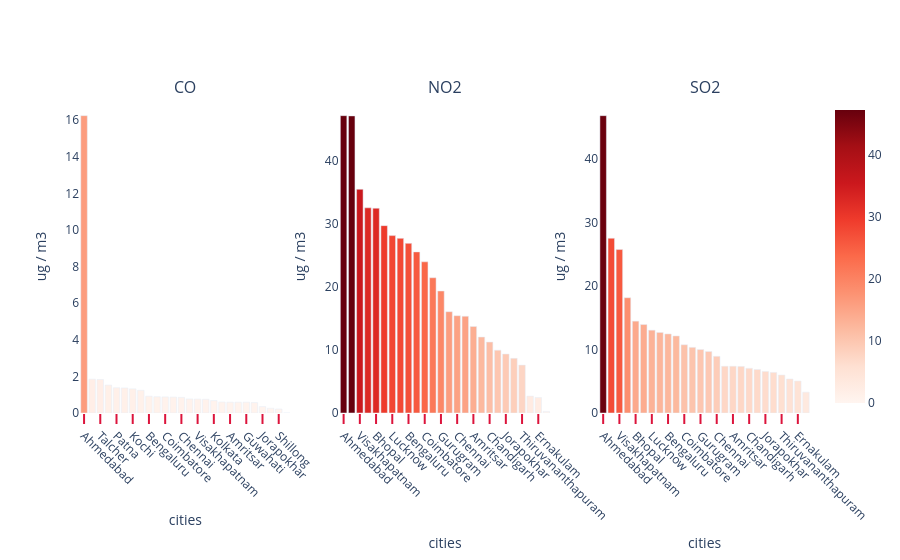

Here is the notebook cell this chart was saved with:
### Code cell
x4= city_day[['CO','City']].groupby(["City"]).median().sort_values(by='CO',ascending=False).reset_index()
x5 = city_day[['NO2','City']].groupby(["City"]).median().sort_values(by='NO2',ascending=False).reset_index()
x6 = city_day[['SO2','City']].groupby(["City"]).median().sort_values(by='SO2',ascending=False).reset_index()


from plotly.subplots import make_subplots
fig = make_subplots(
    rows=1, cols=3,
    subplot_titles=("CO","NO2",'SO2'))

fig.add_trace(go.Bar( y=x4['CO'], x=x4["City"],  
                     marker=dict(color=x4['CO'], coloraxis="coloraxis")),
              1, 1)


fig.add_trace(go.Bar( y=x5['NO2'], x=x5["City"],  
                     marker=dict(color=x5['NO2'], coloraxis="coloraxis")),
              1, 2)

fig.add_trace(go.Bar( y=x6['SO2'], x=x5["City"],  
                     marker=dict(color=x6['SO2'], coloraxis="coloraxis")),
              1, 3)
fig.update_layout(coloraxis=dict(colorscale='reds'), showlegend=False,plot_bgcolor='white')
fig.update_xaxes(ticks="outside", tickwidth=2,tickangle=45, tickcolor='crimson', ticklen=10,title_text="cities")
fig.update_yaxes(title_text="ug / m3", row=1, col=1)
fig.update_yaxes(title_text="ug / m3", row=1, col=2)
fig.update_yaxes(title_text="ug / m3", row=1, col=3)
fig.show()

### Figure 1 — Plotly figure (JSON) as saved in the notebook; plotly's stock layout.template omitted (floating-point values rounded to 4 significant figures)
{"data": [{"marker": {"color": [16.24, 1.85, 1.83, 1.525, 1.38, 1.37, 1.32, 1.24, 0.92, 0.89, 0.88, 0.87, 0.855, 0.77, 0.76, 0.75, 0.68, 0.6, 0.59, 0.59, 0.59, 0.57, 0.35, 0.26, 0.22, 0], "coloraxis": "coloraxis"}, "type": "bar", "x": ["Ahmedabad", "Brajrajnagar", "Talcher", "Ernakulam", "Patna", "Lucknow", "Kochi", "Delhi", "Bengaluru", "Thiruvananthapuram", "Coimbatore", "Bhopal", "Chennai", "Jaipur", "Visakhapatnam", "Gurugram", "Kolkata", "Chandigarh", "Amritsar", "Amaravati", "Guwahati", "Hyderabad", "Jorapokhar", "Aizawl", "Shillong", "Mumbai"], "xaxis": "x", "y": [16.24, 1.85, 1.83, 1.525, 1.38, 1.37, 1.32, 1.24, 0.92, 0.89, 0.88, 0.87, 0.855, 0.77, 0.76, 0.75, 0.68, 0.6, 0.59, 0.59, 0.59, 0.57, 0.35, 0.26, 0.22, 0], "yaxis": "y"}, {"marker": {"color": [47.19, 47.15, 35.5, 32.56, 32.5, 29.73, 28.15, 27.71, 26.92, 25.57, 23.99, 21.46, 19.36, 16.07, 15.44, 15.35, 13.73, 12.05, 11.25, 9.975, 9.36, 8.67, 7.6, 2.68, 2.47, 0.26], "coloraxis": "coloraxis"}, "type": "bar", "x": ["Ahmedabad", "Delhi", "Visakhapatnam", "Kolkata", "Bhopal", "Jaipur", "Lucknow", "Patna", "Bengaluru", "Hyderabad", "Coimbatore", "Mumbai", "Gurugram", "Brajrajnagar", "Chennai", "Amaravati", "Amritsar", "Guwahati", "Chandigarh", "Kochi", "Jorapokhar", "Talcher", "Thiruvananthapuram", "Shillong", "Ernakulam", "Aizawl"], "xaxis": "x2", "y": [47.19, 47.15, 35.5, 32.56, 32.5, 29.73, 28.15, 27.71, 26.92, 25.57, 23.99, 21.46, 19.36, 16.07, 15.44, 15.35, 13.73, 12.05, 11.25, 9.975, 9.36, 8.67, 7.6, 2.68, 2.47, 0.26], "yaxis": "y2"}, {"marker": {"color": [46.78, 27.49, 25.71, 18.13, 14.45, 13.92, 13.03, 12.67, 12.44, 12.12, 10.73, 10.33, 9.985, 9.67, 8.92, 7.36, 7.36, 7.33, 7.03, 6.84, 6.54, 6.39, 5.975, 5.35, 5.03, 3.28], "coloraxis": "coloraxis"}, "type": "bar", "x": ["Ahmedabad", "Delhi", "Visakhapatnam", "Kolkata", "Bhopal", "Jaipur", "Lucknow", "Patna", "Bengaluru", "Hyderabad", "Coimbatore", "Mumbai", "Gurugram", "Brajrajnagar", "Chennai", "Amaravati", "Amritsar", "Guwahati", "Chandigarh", "Kochi", "Jorapokhar", "Talcher", "Thiruvananthapuram", "Shillong", "Ernakulam", "Aizawl"], "xaxis": "x3", "y": [46.78, 27.49, 25.71, 18.13, 14.45, 13.92, 13.03, 12.67, 12.44, 12.12, 10.73, 10.33, 9.985, 9.67, 8.92, 7.36, 7.36, 7.33, 7.03, 6.84, 6.54, 6.39, 5.975, 5.35, 5.03, 3.28], "yaxis": "y3"}], "layout": {"annotations": [{"font": {"size": 16}, "showarrow": false, "text": "CO", "x": 0.1444, "xanchor": "center", "xref": "paper", "y": 1, "yanchor": "bottom", "yref": "paper"}, {"font": {"size": 16}, "showarrow": false, "text": "NO2", "x": 0.5, "xanchor": "center", "xref": "paper", "y": 1, "yanchor": "bottom", "yref": "paper"}, {"font": {"size": 16}, "showarrow": false, "text": "SO2", "x": 0.8556, "xanchor": "center", "xref": "paper", "y": 1, "yanchor": "bottom", "yref": "paper"}], "autosize": true, "coloraxis": {"colorscale": [[0, "rgb(255,245,240)"], [0.125, "rgb(254,224,210)"], [0.25, "rgb(252,187,161)"], [0.375, "rgb(252,146,114)"], [0.5, "rgb(251,106,74)"], [0.625, "rgb(239,59,44)"], [0.75, "rgb(203,24,29)"], [0.875, "rgb(165,15,21)"], [1, "rgb(103,0,13)"]]}, "plot_bgcolor": "white", "showlegend": false, "xaxis": {"anchor": "y", "autorange": true, "domain": [0, 0.2889], "range": [-0.5, 25.5], "tickangle": 45, "tickcolor": "crimson", "ticklen": 10, "ticks": "outside", "tickwidth": 2, "title": {"text": "cities"}, "type": "category"}, "xaxis2": {"anchor": "y2", "autorange": true, "domain": [0.3556, 0.6444], "range": [-0.5, 25.5], "tickangle": 45, "tickcolor": "crimson", "ticklen": 10, "ticks": "outside", "tickwidth": 2, "title": {"text": "cities"}, "type": "category"}, "xaxis3": {"anchor": "y3", "autorange": true, "domain": [0.7111, 1], "range": [-0.5, 25.5], "tickangle": 45, "tickcolor": "crimson", "ticklen": 10, "ticks": "outside", "tickwidth": 2, "title": {"text": "cities"}, "type": "category"}, "yaxis": {"anchor": "x", "autorange": true, "domain": [0, 1], "range": [0, 17.1], "title": {"text": "ug / m3"}, "type": "linear"}, "yaxis2": {"anchor": "x2", "autorange": true, "domain": [0, 1], "range": [0, 49.67], "title": {"text": "ug / m3"}, "type": "linear"}, "yaxis3": {"anchor": "x3", "autorange": true, "domain": [0, 1], "range": [0, 49.24], "title": {"text": "ug / m3"}, "type": "linear"}}}
